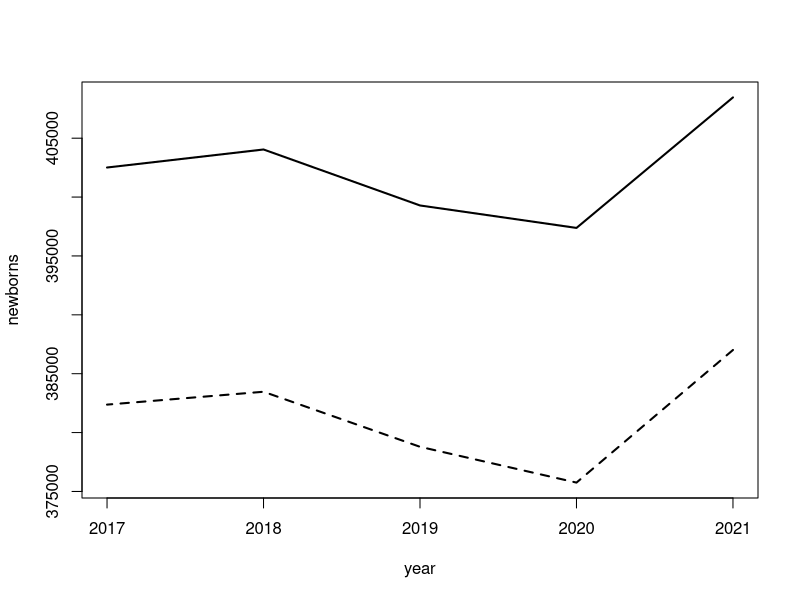
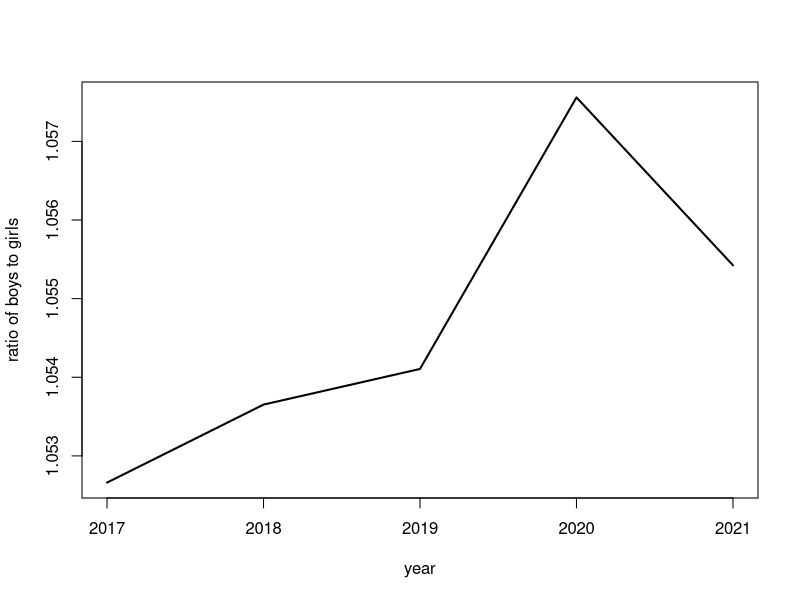
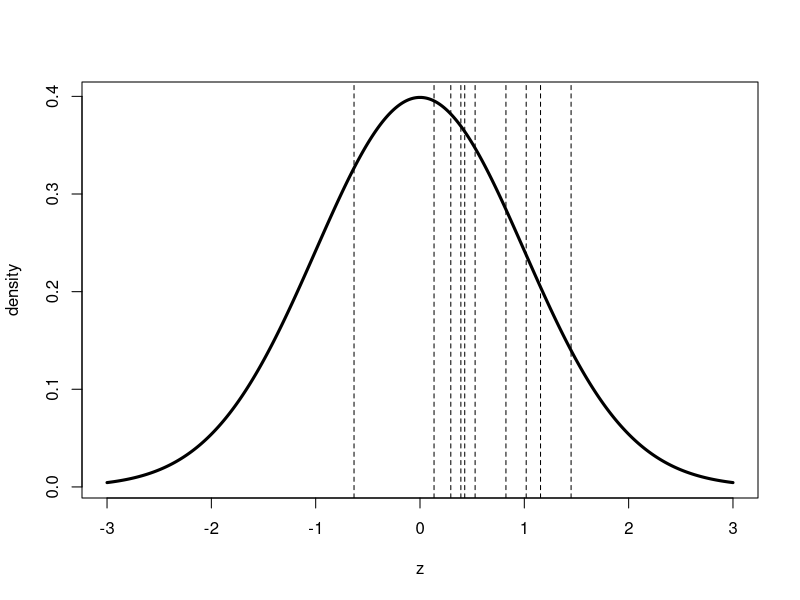
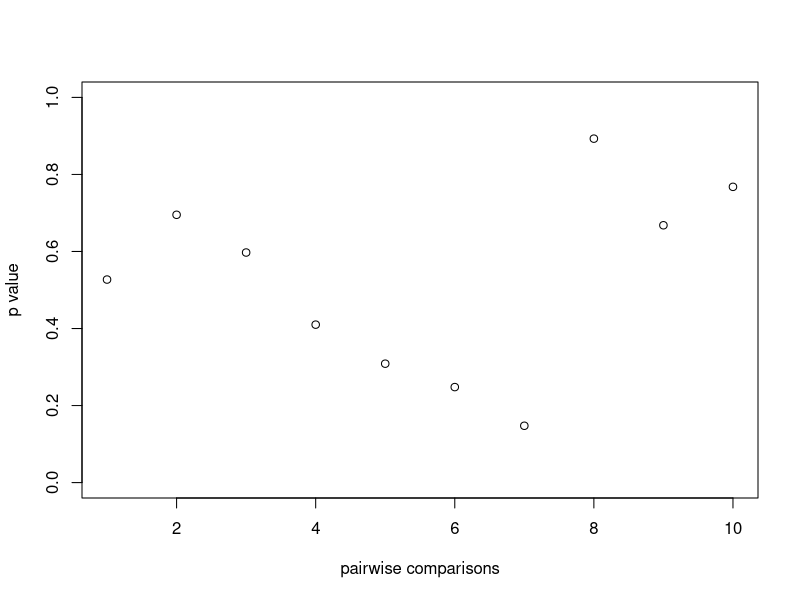
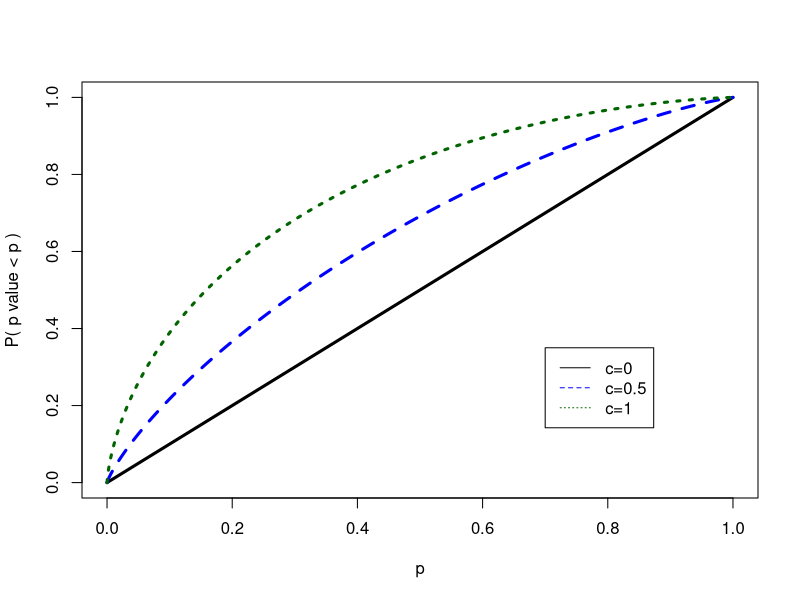
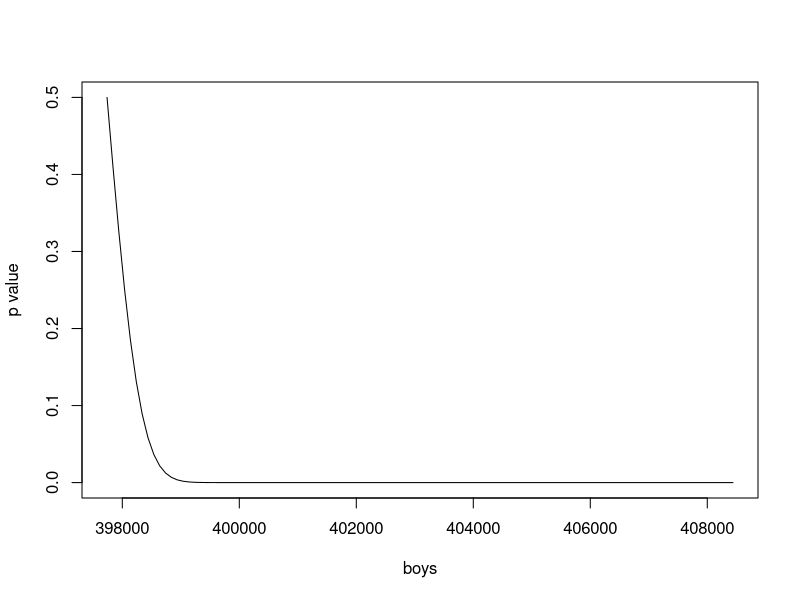

Write R code to recreate these figures, in order.
# Script: P_Value_Analysis.R
# Description: This script analyzes and visualizes p-values derived from 
# proportions of newborn boys and girls over multiple years.

# Flag to control PDF generation
generate_pdf <- FALSE  # Set to TRUE to generate PDF files

# Input data
male <- c(408464, 397380, 399287, 404041, 402510)  # Number of male newborns
female <- c(387014, 375752, 378792, 383467, 382374)  # Number of female newborns
n <- male + female  # Total number of newborns
malea <- sum(male)  # Total male newborns across all years
femalea <- sum(female)  # Total female newborns across all years
diverse <- c(14, 12, 11, 15, 17)  # Number of diverse newborns
year <- c(2021, 2020, 2019, 2018, 2017)  # Years

# Plot 1: Male and female newborns over the years
if (generate_pdf) pdf("plot-newborns-1.pdf", height = 4, width = 4)
plot(year, male, type = "l", ylim = c(min(female), max(male)), 
     lwd = 2, ylab = "newborns")
lines(year, female, lwd = 2, lty = 2)
if (generate_pdf) dev.off()

# Plot 2: Proportion of boys over the years
if (generate_pdf) pdf("plot-newborns-2.pdf", height = 4, width = 4)
plot(year, male /female, type = "l", lwd = 2, ylab = "ratio of boys to girls")
abline(h = 1, lty = 2, lwd = 2)  # ratio of 1 line
if (generate_pdf) dev.off()

# Pairwise comparisons of proportions
ybar <- male / n  # Proportions of boys
varbar <- ybar * (1 - ybar) / n  # Variance of proportions
werte <- c()
pwerte <- c()

for (i in 1:4) {
  for (j in (i + 1):5) {
    ss <- (ybar[i] - ybar[j]) / sqrt(varbar[i] + varbar[j])  # Test statistic
    werte <- c(werte, ss)
    pwerte <- c(pwerte, 2 * (1 - pnorm(abs(ss))))  # Two-tailed p-value
  }
}

# Plot 3: Test statistic distribution
if (generate_pdf) pdf("plot-newborns-3.pdf", height = 4, width = 4)
xx <- seq(-3, 3, by = 0.001)
plot(xx, dnorm(xx), type = "l", xlab = "z", ylab = "density", lwd = 3)
for (i in 1:length(werte)) {
  abline(v = werte[i], lty = 2)
}
if (generate_pdf) dev.off()

# Plot 4: P-values for pairwise comparisons
if (generate_pdf) pdf("plot-newborns-4.pdf", height = 4, width = 4)
plot(pwerte, ylim = c(0, 1), xlab = "pairwise comparisons", ylab = "p value")
if (generate_pdf) dev.off()

# Plot 5: Distribution of p-values for varying shifts
if (generate_pdf) pdf("plot-p-value.pdf", height = 6, width = 6)
pp <- seq(0, 1, by = 0.001)
plot(pp, pp, type = "l", ylab = "P( p value < p )", xlab = "p", lwd = 3)
c <- 0.5
lines(pp, 1 - pnorm(qnorm(1 - pp) - c), lty = 2, col = "blue", lwd = 3)
c <- 1
lines(pp, 1 - pnorm(qnorm(1 - pp) - c), lty = 3, col = "dark green", lwd = 3)
legend(0.7, 0.35, lty = c(1, 2, 3), 
       c("c=0", "c=0.5", "c=1"), 
       col = c(1, "blue", "dark green"))
if (generate_pdf) dev.off()

# Plot 6: P-value curve for varying boy counts
if (generate_pdf) pdf("plot-newborns-5.pdf", height = 4, width = 4)
boys <- seq(795478 / 2, 408490, by = 100)
plot(boys, 1 - pnorm((boys - 795478 / 2) / (sqrt(795478 * 0.25))), 
     type = "l", ylab = "p value")
if (generate_pdf) dev.off()
